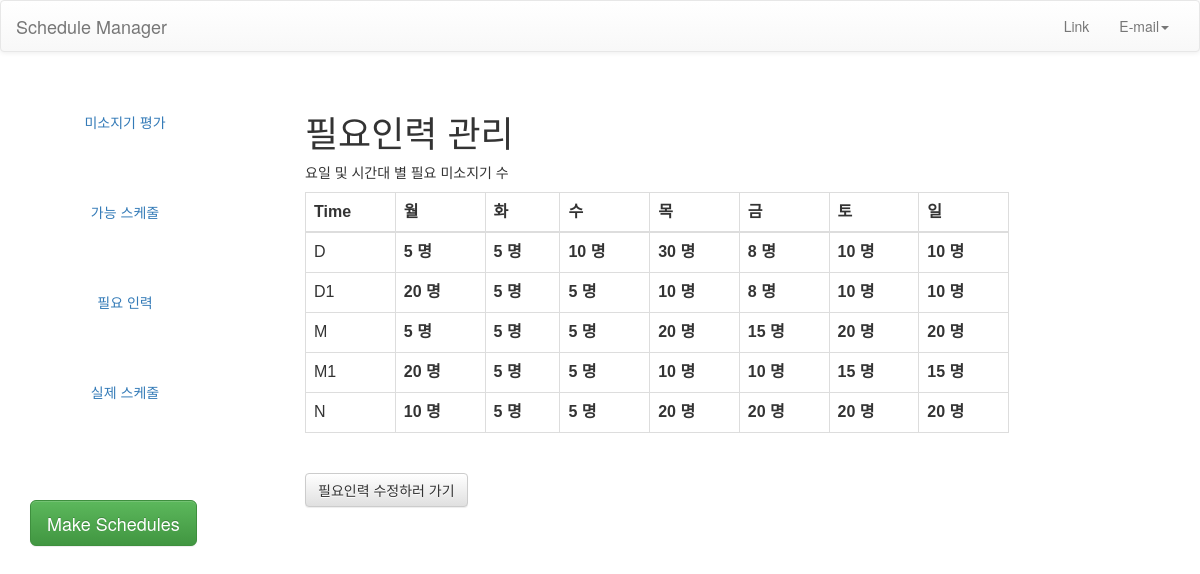
The app's page /manager/hr/, older data.
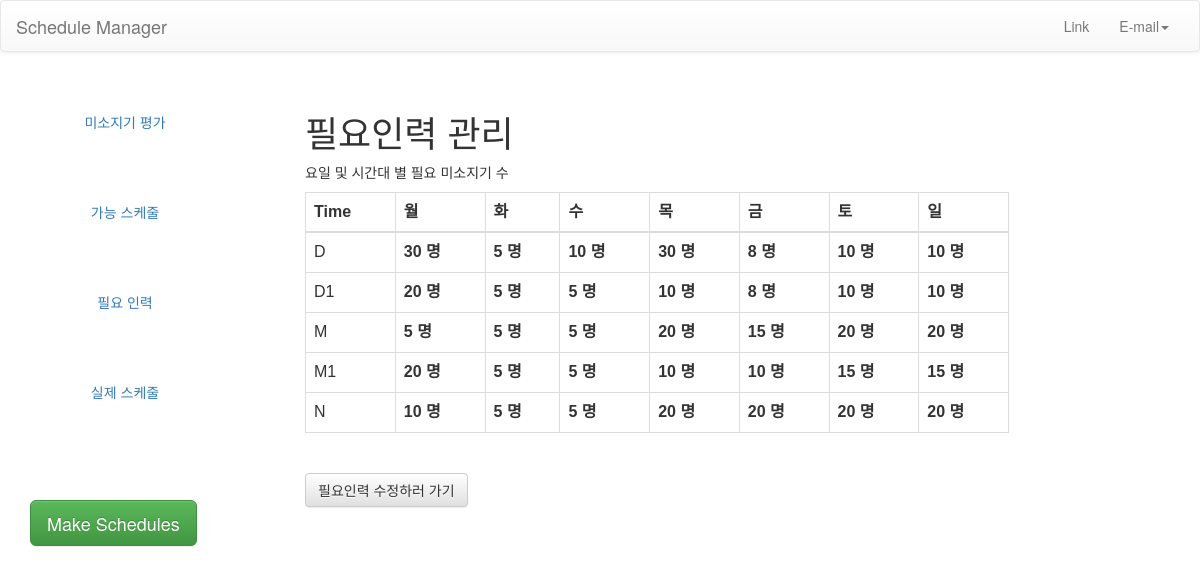
The same page, newer data.
### miso/models.py (models this page shows, shortened)
class Day (models.Model):
    day_opt = (
        ('월요일', '월요일'),
        ('화요일', '화요일'),
        ('수요일', '수요일'),
        ('목요일', '목요일'),
        ('금요일', '금요일'),
        ('토요일', '토요일'),
        ('일요일', '일요일'),
    )
    time_opt = (
        ('D', '선오픈'),
        ('D1', '후오픈'),
        ('D2', '준오픈'),
        ('M', '선미들'),
        ('M1', '미들1'),
        ('M2', '미들2'),
        ('M3', '미들3'),
        ('M4', '늦미들'),
        ('N', '선마감'),
        ('N1', '마감'),
        ('N2', '후마감'),
    )
    day = models.CharField(max_length=10, choices=day_opt)
    time = models.CharField(max_length=5,choices=time_opt)
    needs = models.IntegerField(blank=True, default=5)
    needs_newcomer = models.IntegerField(blank=True, default=2)
    real_origin = models.IntegerField(blank=True, default=0)
    real_newcomer = models.IntegerField(blank=True, default=0)
    class Meta:
        unique_together = ('day', 'time')

### miso/views.py (the view)
# urls.py: path('manager/hr/', manageNeedsView, name='manager-hr'),
def manageNeedsView(request):
    if request.method =="GET":
        dayAll = Day.objects.all()
        context = {'dayAll':dayAll}
    elif request.method == 'POST':
        post = request.POST
        print(post)
        return redirect('./')
    return render(request, 'plan/manager_needs.html',context)

### template/plan/manager_needs.html (shortened to what this page needs)
{% load static %}
<html>
<head>
  <link rel="stylesheet" type="text/css" href="{% static 'css/bootstrap.css' %}"/>
  <link rel="stylesheet" type="text/css" href="{% static 'css/bootstrap.min.css' %}"/>
  <link rel="stylesheet" type="text/css" href="{% static 'css/bootstrap-theme.css' %}"/>
  <link rel="stylesheet" type="text/css" href="{% static 'css/bootstrap-theme.min.css' %}"/>
  <link rel="stylesheet" type="text/css" href="{% static 'css/miso.css' %}"/>
</head>
<body>
    <nav class="navbar navbar-default" role="navigation">
	  <div class="container-fluid">
	    <div class="navbar-header">
	      <a class="navbar-brand" href="/manager/">Schedule Manager</a>
	    </div>
	    <div class="navbar-collapse collapse" id="navbar-collapse-1">
	      <ul class="nav navbar-nav navbar-right">
		<li><a href="#">Link</a></li>
		<li class="dropdown">
		  <a href="#" class="dropdown-toggle" data-toggle="dropdown" role="button" aria-expanded="false">E-mail<span class="caret"></span></a>
		</li>
	      </ul>
	    </div>
	  </div>
	</nav>
	<div id="page-wrapper">
      <div id="sidebar-wrapper">
        <ul class="nav nav-pills nav-stacked navbar-collapse">
          <li><a href="/manager/staff">미소지기 평가</a></li>
          <li><a href="/manager/possible">가능 스케줄</a></li>
          <li><a href="/manager/hr">필요 인력</a></li>
          <li><a href="/manager/real">실제 스케줄</a></li>
        </ul>
       	<ul class="sidebar-nav btn-padding-30">
          <button type="button" class="btn btn-success btn-lg">Make Schedules</button>
       	</ul>
      </div>
      <div id="page-content-wrapper">
        <div class="container-fluid">
          <h1>필요인력 관리</h1>
          <p>요일 및 시간대 별 필요 미소지기 수</p>
          <table class="table table-bordered table-hover">
          <thead>
          <tr>
            <th>Time</th>
            <th>월</th>
            <th>화</th>
            <th>수</th>
            <th>목</th>
            <th>금</th>
            <th>토</th>
            <th>일</th>
          </tr>
          </thead>
          <tr>
            <td>D</td>
            {% for day in dayAll %}
            {% if day.time == "D" %}
            <th>{{day.needs}} 명</th>
            {% endif %}
            {% endfor %}
          </tr>
          <tr>
            <td>D1</td>
            {% for day in dayAll %}
            {% if day.time == "D1" %}
            <th>{{day.needs}} 명</th>
            {% endif %}
            {% endfor %}
          </tr>
          <tr>
            <td>M</td>
            {% for day in dayAll %}
            {% if day.time == "M" %}
            <th>{{day.needs}} 명</th>
            {% endif %}
            {% endfor %}
          </tr>
          <tr>
            <td>M1</td>
               {% for day in dayAll %}
            {% if day.time == "M1" %}
            <th>{{day.needs}} 명</th>
            {% endif %}
            {% endfor %}
          </tr>
          <tr>
            <td>N</td>
                  {% for day in dayAll %}
            {% if day.time == "N" %}
            <th>{{day.needs}} 명</th>
            {% endif %}
            {% endfor %}
          </tr>
        </table>
        <br>
          <form action="/manager/hr/update/월요일/">
          <button class="btn btn-default" type="submit">필요인력 수정하러 가기</button>
          </form>
        </div>
      </div>
    </div>
</body>
</html>

Row changes from the older to the newer data that the page shows:
changed Day (number 1 of 35 on the later page): needs "5" → "30"
